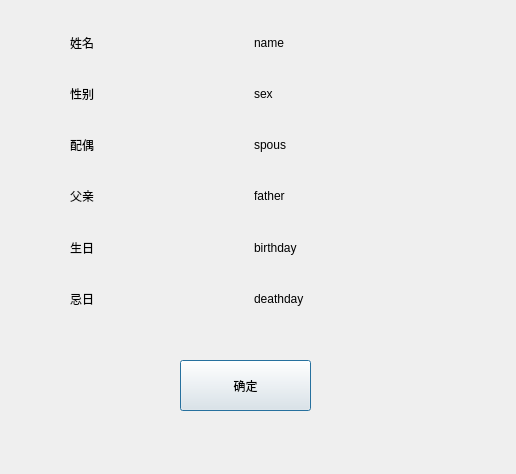
<?xml version="1.0" encoding="UTF-8"?>
<ui version="4.0">
 <class>person_version</class>
 <widget class="QDialog" name="person_version">
  <property name="geometry">
   <rect>
    <x>0</x>
    <y>0</y>
    <width>516</width>
    <height>474</height>
   </rect>
  </property>
  <property name="windowTitle">
   <string>Dialog</string>
  </property>
  <widget class="QPushButton" name="pushButton">
   <property name="geometry">
    <rect>
     <x>180</x>
     <y>360</y>
     <width>131</width>
     <height>51</height>
    </rect>
   </property>
   <property name="text">
    <string>确定</string>
   </property>
  </widget>
  <widget class="QWidget" name="layoutWidget">
   <property name="geometry">
    <rect>
     <x>70</x>
     <y>20</y>
     <width>361</width>
     <height>301</height>
    </rect>
   </property>
   <layout class="QHBoxLayout" name="horizontalLayout">
    <item>
     <layout class="QVBoxLayout" name="verticalLayout">
      <item>
       <widget class="QLabel" name="label">
        <property name="text">
         <string>姓名</string>
        </property>
       </widget>
      </item>
      <item>
       <widget class="QLabel" name="label_2">
        <property name="text">
         <string>性别</string>
        </property>
       </widget>
      </item>
      <item>
       <widget class="QLabel" name="label_4">
        <property name="text">
         <string>配偶</string>
        </property>
       </widget>
      </item>
      <item>
       <widget class="QLabel" name="label_6">
        <property name="text">
         <string>父亲</string>
        </property>
       </widget>
      </item>
      <item>
       <widget class="QLabel" name="label_8">
        <property name="text">
         <string>生日</string>
        </property>
       </widget>
      </item>
      <item>
       <widget class="QLabel" name="label_10">
        <property name="text">
         <string>忌日</string>
        </property>
       </widget>
      </item>
     </layout>
    </item>
    <item>
     <layout class="QVBoxLayout" name="verticalLayout_2">
      <item>
       <widget class="QLabel" name="name_box">
        <property name="text">
         <string>name</string>
        </property>
       </widget>
      </item>
      <item>
       <widget class="QLabel" name="sex_box">
        <property name="text">
         <string>sex</string>
        </property>
       </widget>
      </item>
      <item>
       <widget class="QLabel" name="spous_box">
        <property name="text">
         <string>spous</string>
        </property>
       </widget>
      </item>
      <item>
       <widget class="QLabel" name="father_box">
        <property name="text">
         <string>father</string>
        </property>
       </widget>
      </item>
      <item>
       <widget class="QLabel" name="birthday_box">
        <property name="text">
         <string>birthday</string>
        </property>
       </widget>
      </item>
      <item>
       <widget class="QLabel" name="deathday_box">
        <property name="text">
         <string>deathday</string>
        </property>
       </widget>
      </item>
     </layout>
    </item>
   </layout>
  </widget>
 </widget>
 <resources/>
 <connections/>
</ui>
